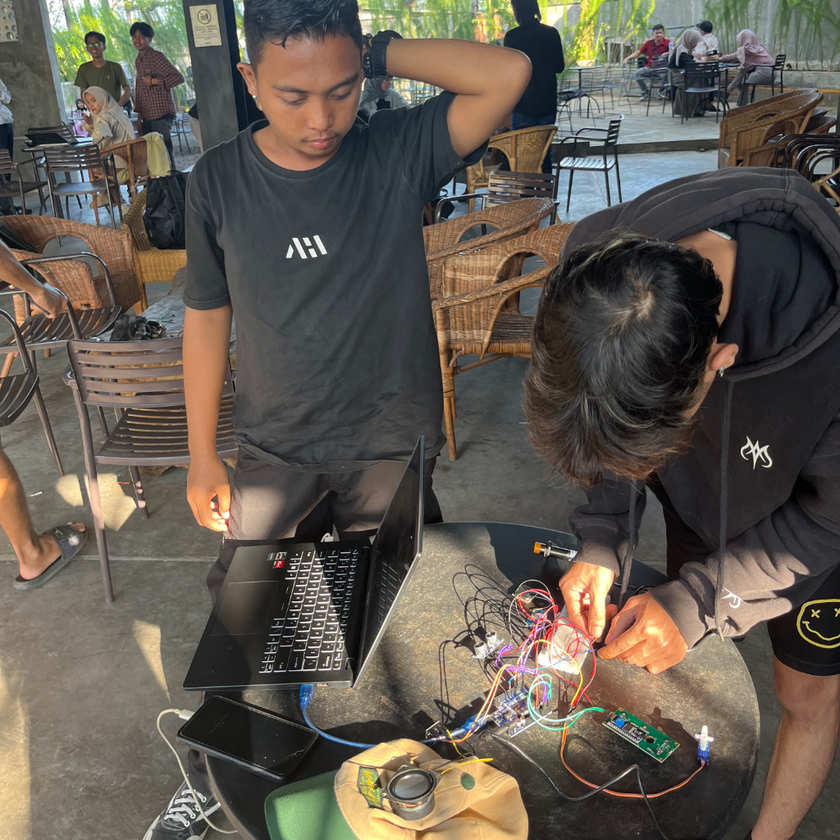
#> input picture Fisik3.png, 840 x 840 px, shrunk from 1024 x 1024 before the run
$ python histogram.py
#> lines starting #> are read from the running program, lines starting #| are printed output that depends on the picture
import imageio.v2 as imageio
import numpy as np
import matplotlib.pyplot as plt

def rgb_to_grayscale(image):
    # Konversi RGB ke grayscale menggunakan formula: 0.299R + 0.587G + 0.114B
    return np.dot(image[...,:3], [0.299, 0.587, 0.114])

def create_histogram(grayscale_img):
    # Hitung histogram untuk nilai intensitas 0-255
    histogram = np.zeros(256)
    for pixel_value in grayscale_img.flatten():
        histogram[int(pixel_value)] += 1
    return histogram

def plot_histogram(histogram):
    plt.figure(figsize=(12, 6))
    plt.bar(range(256), histogram, color='gray', alpha=0.7)
    plt.title('Histogram Grayscale')
    plt.xlabel('Intensitas Pixel (0-255)')
    plt.ylabel('Jumlah Pixel')
    plt.grid(True, alpha=0.2)
    plt.savefig('histogram_result.png')
    plt.show()

def main():
    # Baca gambar (ganti 'input_image.jpg' dengan nama file gambar Anda)
    image = imageio.imread('Fisik3.png')
#> image is the input picture: shape (840, 840, 4); mean R, G, B, A 97.8, 90.3, 80.8, 255

    # Konversi ke grayscale
    grayscale = rgb_to_grayscale(image)
#> in rgb_to_grayscale, `return np.dot(image[...,:3], [0.299, 0.587, 0.114])`:
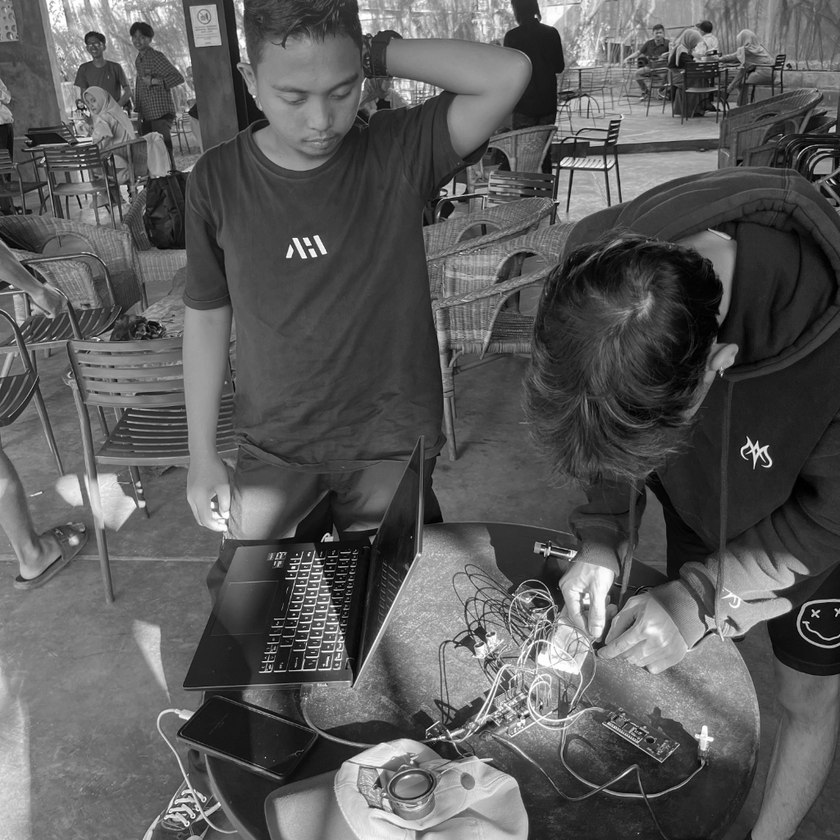
#> returned value: shape (840, 840) float64; min 0, max 255, mean 91.5

    # Simpan gambar grayscale
    imageio.imwrite('grayscale_image.jpg', grayscale.astype(np.uint8))

    # Hitung histogram
    histogram = create_histogram(grayscale)
#> the loop in create_histogram, `for pixel_value in grayscale_img.flatten():` made 705600 passes
#> pixel_value on passes 1 to 3: 107.8, 104.2, 118.4
#> after the loop in create_histogram, `for pixel_value in grayscale_img.flatten():`: histogram = 256 values, max 7058 at index 58, min 0 at index 255, mean 2756.2

    # Plot dan simpan histogram
    plot_histogram(histogram)
#> in plot_histogram, `plt.savefig('histogram_result.png')`:
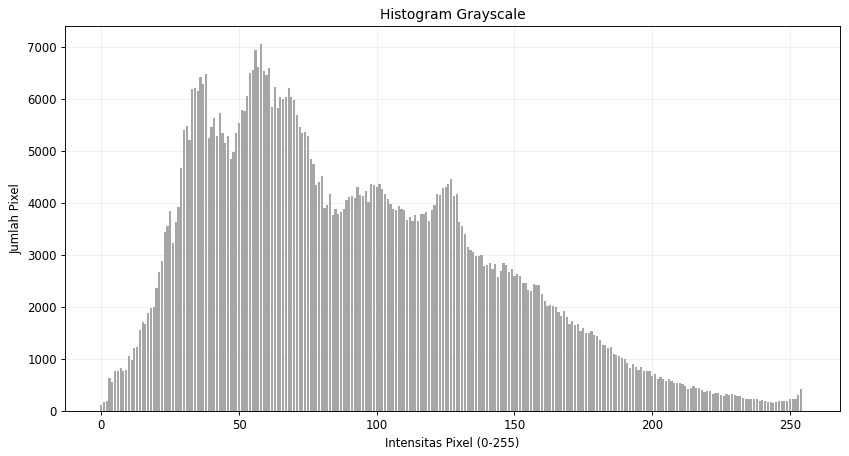
#> figure drawn by matplotlib, 1 panel; tallest bar 7058 high, from x = 57.6 to 58.4

    # Analisis hasil
    total_pixels = np.sum(histogram)
#> total_pixels = 705600
    max_intensity = np.argmax(histogram)
#> max_intensity = 58

    print(f"\nHasil Analisis:")
    print(f"Jumlah total pixel: {total_pixels}")
#| Jumlah total pixel: 705600.0
    print(f"\nJumlah pixel untuk setiap intensitas:")
    for i, count in enumerate(histogram):
        if count > 0:  # Hanya tampilkan intensitas yang memiliki pixel
            print(f"Intensitas {i}: {int(count)} pixel")
#> this loop made 256 passes
#> count on passes 1 to 3: 107, 180, 199
#| Intensitas 0: 107 pixel
#| Intensitas 1: 180 pixel
#| Intensitas 2: 199 pixel
#| Intensitas 3: 638 pixel
#| Intensitas 4: 559 pixel
#| Intensitas 5: 764 pixel
#| Intensitas 6: 772 pixel
#| Intensitas 7: 835 pixel
#> (further printed lines are left out)

    print(f"\nIntensitas yang paling dominan: {max_intensity}")
    print(f"Jumlah pixel pada intensitas dominan: {int(histogram[max_intensity])}")

if __name__ == "__main__":
    main()
